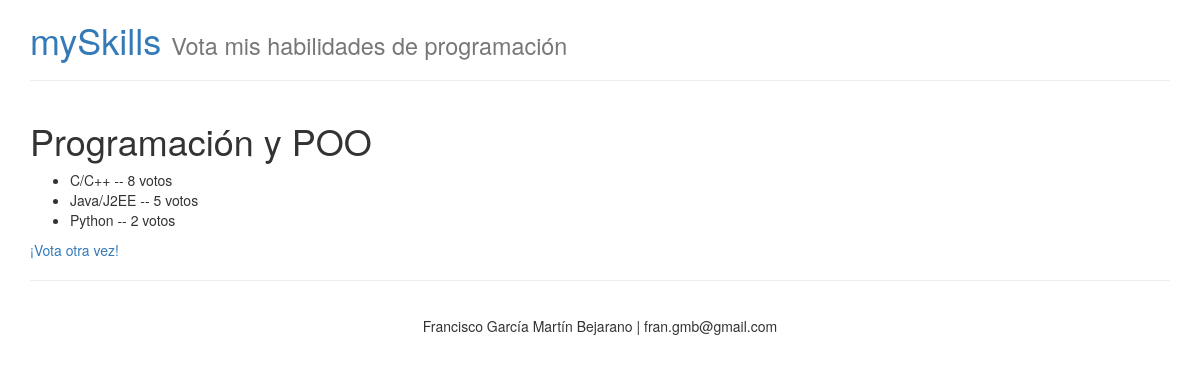
Page /skills/6/results/ on the committed database.
### skills/models.py (models this page shows, shortened)
class Skill(models.Model):
	skill_text = models.CharField(max_length=200)
	icon = models.CharField(max_length=50)
	pub_date = models.DateTimeField('date published')

class Choice(models.Model):
	skill = models.ForeignKey(Skill)
	choice_text = models.CharField(max_length=200)
	votes = models.IntegerField(default=0)

### skills/views.py (the view)
# urls.py: url(r'^(?P<skill_id>\d+)/results/$', views.results, name='results'),
def results(request, skill_id):
	skill = get_object_or_404(Skill, pk=skill_id)
	return render(request, 'results.html', {'skill': skill})

### skills/context_processor.py (called while the page is built)
def SiteInfo(request):
	return {
		'site_title': settings.SITE_TITLE,
		'site_subtitle': settings.SITE_SUBTITLE,
		'site_credits': settings.SITE_CREDITS,
	}

def LastActivity(request):
	result = {}
	if 'votes' in request.session:
		pks_list = request.session['votes']
		skills = list(Skill.objects.filter(pk__in=pks_list))
		skills.sort(key=lambda t: pks_list.index(t.pk))
		result['last_skills'] = skills
	return result

### skills/templates/results.html
{% extends 'layouts/main.html' %}
{% block content %}
<h1>{{ skill.skill_text }}</h1>
<ul>
	{% for choice in skill.choice_set.all %}
		<li>{{ choice.choice_text }} -- {{ choice.votes }} voto{{ choice.votes|pluralize }}</li>
	{% endfor %}
</ul>
<a href="{% url 'detail' skill.id %}">¡Vota otra vez!</a>
{% endblock %}

### rows in the picture
Skill: skill_text "Programación y POO"
Choice: choice_text "C/C++", votes "8"
Choice: choice_text "Java/J2EE", votes "5"
Choice: choice_text "Python", votes "2"

### other values in the picture
{{ site_title }} "mySkills"
{{ site_subtitle }} "Vota mis habilidades de programación"
{{ site_credits }} "Francisco García Martín Bejarano | fran.gmb@gmail.com"
